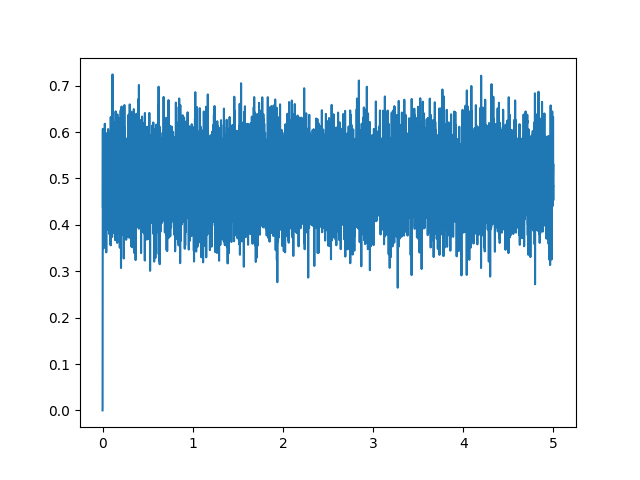

Source code (Python):
from main import *

time = np.linspace(0, 5, sampleRate*3)
low_pass = scipy.signal.butter(6, 1000, fs=sampleRate, output="sos")
y = np.random.random(time.size)
y = scipy.signal.sosfilt(low_pass, y)
sd.play(y, sampleRate)
wav.write("wind.wav", sampleRate, y)
plt.plot(time, y)
plt.show()
